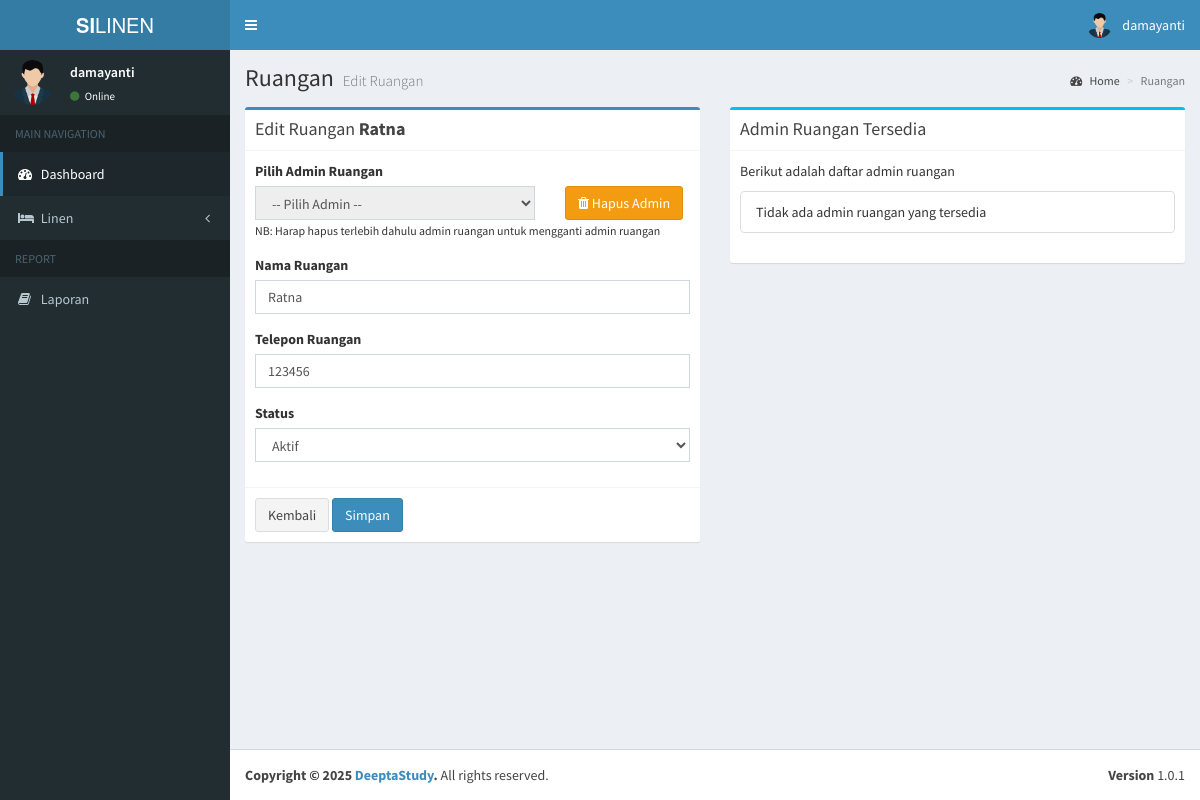
Before: /admin/edit_ruangan.php?id=1 (signed in) with the older database file.
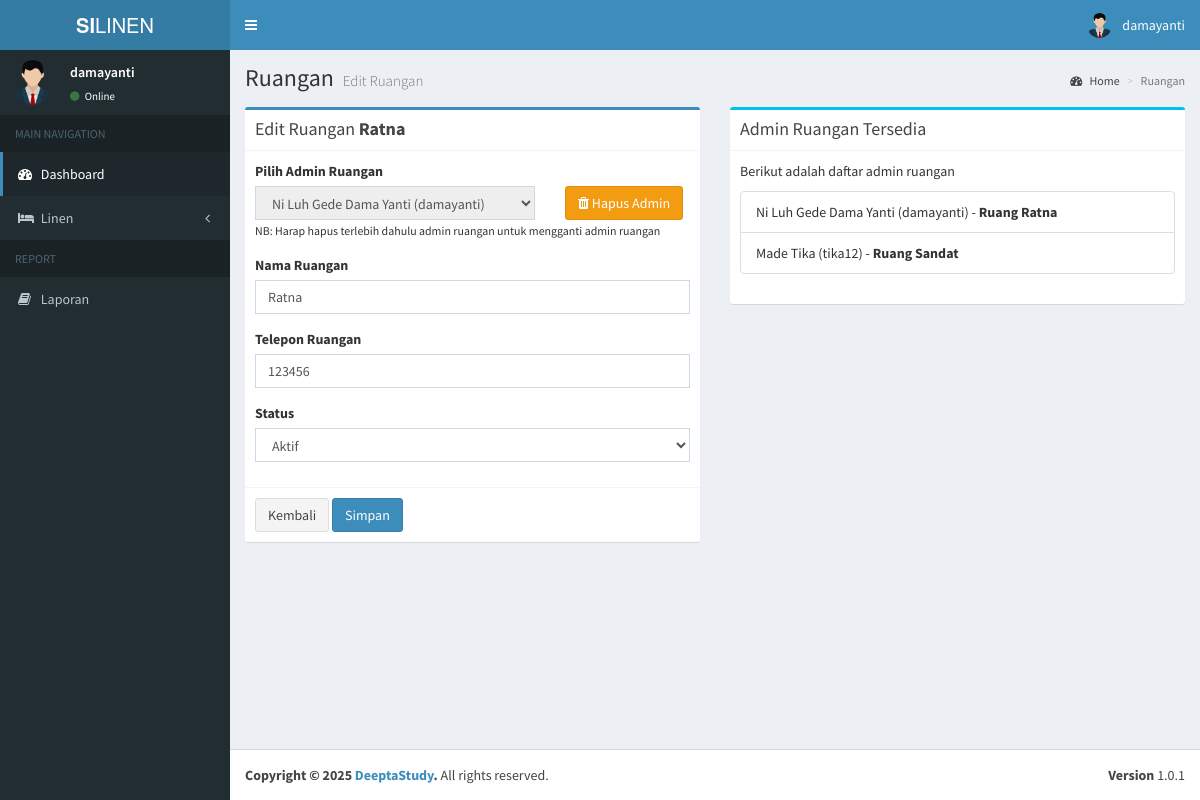
After: the same page with the newer database file.
### tables this page shows
CREATE TABLE `ruangan` (
  `id` int(11) NOT NULL,
  `id_user` int(11) DEFAULT NULL,
  `nama_ruangan` varchar(199) NOT NULL,
  `telp_ruangan` varchar(15) NOT NULL,
  `status` int(11) NOT NULL
);

CREATE TABLE `users` (
  `id` int(11) NOT NULL,
  `nama` varchar(100) NOT NULL,
  `username` varchar(100) NOT NULL,
  `email` varchar(100) NOT NULL,
  `password` varchar(100) NOT NULL,
  `hak_akses` varchar(25) NOT NULL,
  `status` int(11) NOT NULL,
  `status_ruangan` int(11) DEFAULT NULL
);

### admin/edit_ruangan.php (the view, shortened to what the changed rows need)
<?php
    include '../koneksi.php';
    $id_ruangan = isset($_GET['id']) ? $_GET['id'] : '';
    $row = [];
    $admin_options = '';
    if($id_ruangan) {
        $query = mysqli_query($koneksi, "SELECT * FROM ruangan WHERE id = '$id_ruangan'");
        $row = mysqli_fetch_assoc($query);
        $query_admin = mysqli_query($koneksi, "SELECT * FROM users WHERE hak_akses = 'admin_ruangan'");
        if ($row['id_user'] != null) {
            while($admin = mysqli_fetch_assoc($query_admin)) {
                $selected = ($admin['id'] == $row['id_user']) ? 'selected' : '';
                $admin_options .= '<option value="'.$admin['id'].'" '.$selected.'>'.$admin['nama'].' ('.$admin['username'].')</option>';
            }
        }else {
            $q_admin = mysqli_query($koneksi, "SELECT * FROM users WHERE hak_akses = 'admin_ruangan' AND status_ruangan = 0");
            while($admin = mysqli_fetch_assoc($q_admin)) {
                $admin_options .= '<option value="'.$admin['id'].'">'.$admin['nama'].' ('.$admin['username'].')</option>';
            }
        }
    }else{
        $admin_options = '<option value="">Tidak ada admin tersedia</option>';
    }
?>
<section class="content">
    <div class="row">
        <div class="col-md-6">
            <div class="box box-primary">
                <div class="box-header with-border">
                    <h3 class="box-title">Edit Ruangan <b><?= $row['nama_ruangan']; ?></b></h3>
                </div>
                <form role="form" action="proses_ruangan.php" method="POST">
                    <div class="box-body">
                        <div class="form-group">
                            <div class="row align-items-end">
                                <div class="col-md-8">
                                    <label>Pilih Admin Ruangan</label>
                                    <select name="id_user" class="form-control" disabled>
                                        <option value="">-- Pilih Admin --</option>
                                        <?php echo $admin_options; ?>
                                    </select>
                                </div>
                            </div>
                        </div>
                        <div class="form-group">
                            <label>Nama Ruangan</label>
                            <input type="text" class="form-control" name="nama_ruangan" value="<?= $row['nama_ruangan']; ?>">
                        </div>
                        <div class="form-group">
                            <label>Telepon Ruangan</label>
                            <input type="text" class="form-control" name="telp_ruangan" value="<?= $row['telp_ruangan']; ?>">
                        </div>
                        <div class="form-group">
                            <label>Status</label>
                            <select name="status" class="form-control" value="<?= $row['status']; ?>">
                                <option value="1" <?= $row['status'] == '1' ? 'selected' : '' ?>>Aktif</option>
                            </select>
                        </div>
                    </div>
                </form>
            </div>
        </div>
        <div class="col-md-6">
            <div class="box box-info">
                <div class="box-body">
                    <ul class="list-group">
                        <?php
                        $query_admin_list = mysqli_query($koneksi, "SELECT
                            r.*,
                            u.*
                        FROM ruangan r
                        LEFT JOIN users u ON r.id_user = u.id
                        WHERE u.hak_akses = 'admin_ruangan'");
                        if(mysqli_num_rows($query_admin_list) > 0) {
                            while($admin = mysqli_fetch_assoc($query_admin_list)) {
                                echo '<li class="list-group-item">'.$admin['nama'].' ('.$admin['username'].') - <b>Ruang '.$admin['nama_ruangan'].'</b></li>';
                            }
                        } else {
                            echo '<li class="list-group-item">Tidak ada admin ruangan yang tersedia</li>';
                        }
                        ?>
                    </ul>
                </div>
            </div>
        </div>
    </div>
</section>
<?php
$content = ob_get_clean();
include __DIR__ . '/../layouts/header.php';
echo $content;
include __DIR__ . '/../layouts/footer.php';
?>

Changed rows visible on the page:
now on one of the page's lists (row edited): ruangan: id_user.nama "Ni Luh Gede Dama Yanti", id_user.username "damayanti", nama_ruangan "Ratna"
now on this page (row edited): ruangan: id_user.nama "Made Tika", id_user.username "tika12", nama_ruangan "Sandat"
Other visible differences:
form field id_user: "-- Pilih Admin --" → "Ni Luh Gede Dama Yanti (damayanti)"
text no longer shown: "Tidak ada admin ruangan yang tersedia"
